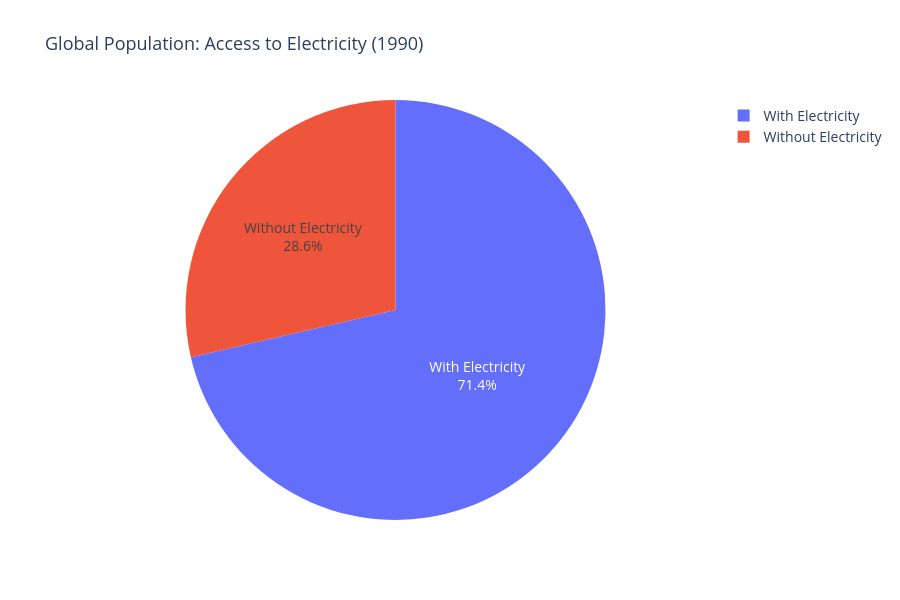

Notebook code for this chart:
### Code cell
exclude_patterns = ['World', 'East Asia & Pacific', 'Arab World', 'Euro area', 'Europe & Central Asia', 'European Union', 'Heavily Indebted', 'income', 'Latin America', 'developed', 'Middle East', 'member', 'North America', 'South Asia', 'Sub-Saharan']
map_data_filtered = map_data[
    ~map_data['Country'].str.contains('|'.join(exclude_patterns), case=False, na=False)
].copy()
map_data_filtered['Population_with_electricity'] = map_data_filtered['Population'] * (map_data_filtered['Electricity Access'] / 100)
total_with_electricity = map_data_filtered['Population_with_electricity'].sum()
total_without_electricity = map_data_filtered['Population_without_electricity'].sum()
total_population = map_data_filtered['Population'].sum()
pie_data = pd.DataFrame({
    'Category': ['With Electricity', 'Without Electricity'],
    'Population': [total_with_electricity, total_without_electricity]
})
fig_pie = px.pie(
    pie_data,
    values='Population',
    names='Category',
    title='Global Population: Access to Electricity (1990)',
    color_discrete_map={
        'With Electricity': '#2E86AB',
        'Without Electricity': '#F18F01'
    }
)
fig_pie.update_traces(
    textposition='inside',
    textinfo='percent+label',
    hovertemplate='<b>%{label}</b><br>' +
                  'Population: %{value:,.0f}<br>' +
                  'Percentage: %{percent}<extra></extra>'
)
fig_pie.update_layout(
    font_size=14,
    title_font_size=18,
    height=600,
    showlegend=True
)
fig_pie.show(renderer='jupyterlab')
print(f"Total Population: {total_population:,.0f}")
print(f"With Electricity: {total_with_electricity:,.0f} ({total_with_electricity/total_population*100:.2f}%)")
print(f"Without Electricity: {total_without_electricity:,.0f} ({total_without_electricity/total_population*100:.2f}%)")

### Figure 1 — Plotly figure (JSON) as saved in the notebook; plotly's stock layout.template omitted (floating-point values rounded to 4 significant figures)
{"data": [{"domain": {"x": [0, 1], "y": [0, 1]}, "hovertemplate": "<b>%{label}</b><br>Population: %{value:,.0f}<br>Percentage: %{percent}<extra></extra>", "labels": ["With Electricity", "Without Electricity"], "legendgroup": "", "name": "", "showlegend": true, "textinfo": "percent+label", "textposition": "inside", "type": "pie", "values": [3714000000.0, 1488000000.0]}], "layout": {"font": {"size": 14}, "height": 600, "legend": {"tracegroupgap": 0}, "showlegend": true, "title": {"font": {"size": 18}, "text": "Global Population: Access to Electricity (1990)"}}}
